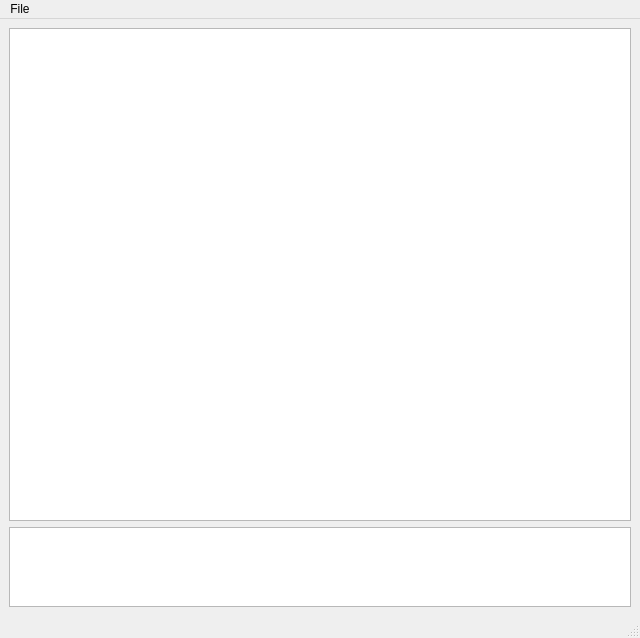
<?xml version="1.0" encoding="UTF-8"?>
<ui version="4.0">
 <class>MainWindow</class>
 <widget class="QMainWindow" name="MainWindow">
  <property name="geometry">
   <rect>
    <x>0</x>
    <y>0</y>
    <width>640</width>
    <height>638</height>
   </rect>
  </property>
  <property name="windowTitle">
   <string>MainWindow</string>
  </property>
  <widget class="QWidget" name="centralwidget">
   <layout class="QGridLayout" name="gridLayout">
    <item row="0" column="0">
     <widget class="QGraphicsView" name="graphicsView"/>
    </item>
    <item row="1" column="0">
     <widget class="QTextBrowser" name="MessageWindow">
      <property name="enabled">
       <bool>true</bool>
      </property>
      <property name="sizePolicy">
       <sizepolicy hsizetype="Expanding" vsizetype="Fixed">
        <horstretch>0</horstretch>
        <verstretch>1</verstretch>
       </sizepolicy>
      </property>
      <property name="minimumSize">
       <size>
        <width>20</width>
        <height>20</height>
       </size>
      </property>
      <property name="maximumSize">
       <size>
        <width>16777215</width>
        <height>80</height>
       </size>
      </property>
     </widget>
    </item>
   </layout>
  </widget>
  <widget class="QMenuBar" name="menubar">
   <property name="geometry">
    <rect>
     <x>0</x>
     <y>0</y>
     <width>640</width>
     <height>22</height>
    </rect>
   </property>
   <widget class="QMenu" name="menuOpen_File">
    <property name="title">
     <string>File</string>
    </property>
    <addaction name="actionOpen_File"/>
    <addaction name="actionCreate_HDF5_file"/>
    <addaction name="actionAdd_to_HDF5_file"/>
    <addaction name="actionAdd_levels_to_HDF5_file"/>
    <addaction name="actionPlot"/>
    <addaction name="actionExit"/>
   </widget>
   <addaction name="menuOpen_File"/>
  </widget>
  <widget class="QStatusBar" name="statusbar"/>
  <action name="actionCreate_HDF5_file">
   <property name="text">
    <string>Create HDF5 file</string>
   </property>
  </action>
  <action name="actionAdd_to_HDF5_file">
   <property name="text">
    <string>Add to HDF5 file</string>
   </property>
  </action>
  <action name="actionOpen_File">
   <property name="text">
    <string>Open File</string>
   </property>
  </action>
  <action name="actionExit">
   <property name="text">
    <string>Exit</string>
   </property>
  </action>
  <action name="actionPlot">
   <property name="text">
    <string>Plot</string>
   </property>
  </action>
  <action name="actionAdd_levels_to_HDF5_file">
   <property name="text">
    <string>Add levels</string>
   </property>
  </action>
 </widget>
 <resources/>
 <connections/>
</ui>
